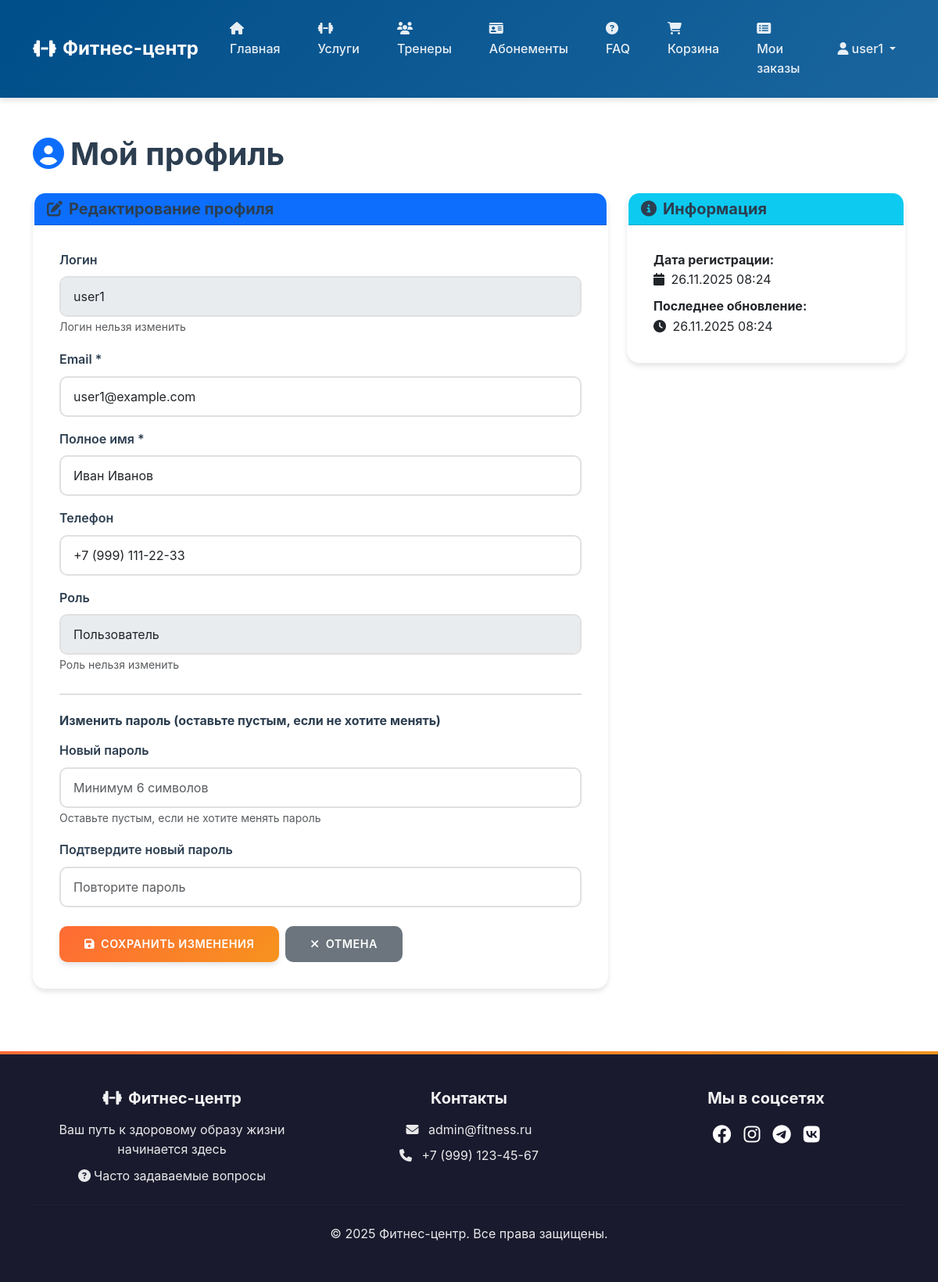
The app's page /profile.php (signed in) with its own data.
### tables this page shows
CREATE TABLE IF NOT EXISTS users (
    id INT AUTO_INCREMENT PRIMARY KEY,
    username VARCHAR(50) UNIQUE NOT NULL,
    email VARCHAR(100) UNIQUE NOT NULL,
    password VARCHAR(255) NOT NULL,
    full_name VARCHAR(100) NOT NULL,
    phone VARCHAR(20),
    role ENUM('user', 'admin') DEFAULT 'user',
    created_at TIMESTAMP DEFAULT CURRENT_TIMESTAMP,
    updated_at TIMESTAMP DEFAULT CURRENT_TIMESTAMP ON UPDATE CURRENT_TIMESTAMP,
    INDEX idx_username (username),
    INDEX idx_email (email)
);

### config/config.php (called while the page is built, shortened)
<?php
function isLoggedIn() {
    return isset($_SESSION['user_id']);
}
?>

### profile.php (the view, shortened to what this page needs)
<?php
require_once 'config/config.php';
include 'includes/header.php';
try {
    $pdo = getDBConnection();
    $stmt = $pdo->prepare("SELECT * FROM users WHERE id = ?");
    $stmt->execute([$_SESSION['user_id']]);
    $user = $stmt->fetch();
} catch (PDOException $e) {
    error_log("Profile error: " . $e->getMessage());
    $user = null;
}
?>
<h1 class="mb-4 fade-in-on-scroll">
    <i class="fas fa-user-circle text-primary me-2"></i>Мой профиль
</h1>
<?php if ($user): ?>
    <div class="row">
        <div class="col-md-8">
            <div class="card fade-in-on-scroll">
                <div class="card-header bg-primary text-white">
                    <h5 class="mb-0">
                        <i class="fas fa-edit me-2"></i>Редактирование профиля
                    </h5>
                </div>
                <div class="card-body">
                    <form method="POST" action="">
                        <div class="mb-3">
                            <label for="username" class="form-label">Логин</label>
                            <input type="text" class="form-control" id="username" value="<?php echo htmlspecialchars($user['username']); ?>" disabled>
                            <small class="text-muted">Логин нельзя изменить</small>
                        </div>
                        <div class="mb-3">
                            <label for="email" class="form-label">Email *</label>
                            <input type="email" class="form-control" id="email" name="email"
                                   value="<?php echo htmlspecialchars($user['email']); ?>" required>
                        </div>
                        <div class="mb-3">
                            <label for="full_name" class="form-label">Полное имя *</label>
                            <input type="text" class="form-control" id="full_name" name="full_name"
                                   value="<?php echo htmlspecialchars($user['full_name']); ?>" required>
                        </div>
                        <div class="mb-3">
                            <label for="phone" class="form-label">Телефон</label>
                            <input type="tel" class="form-control" id="phone" name="phone"
                                   value="<?php echo htmlspecialchars($user['phone'] ?? ''); ?>"
                                   placeholder="+7 (999) 123-45-67">
                        </div>
                        <div class="mb-3">
                            <label for="role" class="form-label">Роль</label>
                            <input type="text" class="form-control" id="role"
                                   value="<?php echo $user['role'] === 'admin' ? 'Администратор' : 'Пользователь'; ?>" disabled>
                            <small class="text-muted">Роль нельзя изменить</small>
                        </div>
                        <hr class="my-4">
                        <h6 class="mb-3">Изменить пароль (оставьте пустым, если не хотите менять)</h6>
                        <div class="mb-3">
                            <label for="password" class="form-label">Новый пароль</label>
                            <input type="password" class="form-control" id="password" name="password"
                                   placeholder="Минимум 6 символов">
                            <small class="text-muted">Оставьте пустым, если не хотите менять пароль</small>
                        </div>
                        <div class="mb-4">
                            <label for="password_confirm" class="form-label">Подтвердите новый пароль</label>
                            <input type="password" class="form-control" id="password_confirm" name="password_confirm"
                                   placeholder="Повторите пароль">
                        </div>
                        <div class="d-flex gap-2">
                            <button type="submit" class="btn btn-primary">
                                <i class="fas fa-save me-2"></i>Сохранить изменения
                            </button>
                            <a href="profile.php" class="btn btn-secondary">
                                <i class="fas fa-times me-2"></i>Отмена
                            </a>
                        </div>
                    </form>
                </div>
            </div>
        </div>
        <div class="col-md-4">
            <div class="card fade-in-on-scroll">
                <div class="card-header bg-info text-white">
                    <h5 class="mb-0">
                        <i class="fas fa-info-circle me-2"></i>Информация
                    </h5>
                </div>
                <div class="card-body">
                    <p class="mb-2">
                        <strong>Дата регистрации:</strong><br>
                        <i class="fas fa-calendar me-1"></i>
                        <?php echo date('d.m.Y H:i', strtotime($user['created_at'])); ?>
                    </p>
                    <p class="mb-0">
                        <strong>Последнее обновление:</strong><br>
                        <i class="fas fa-clock me-1"></i>
                        <?php echo date('d.m.Y H:i', strtotime($user['updated_at'])); ?>
                    </p>
                </div>
            </div>
        </div>
    </div>
<?php else: ?>
    <div class="alert alert-danger fade-in-on-scroll">
        <i class="fas fa-exclamation-circle me-2"></i>Ошибка загрузки профиля
    </div>
<?php endif; ?>
<?php include 'includes/footer.php'; ?>

### includes/header.php (shortened to what this page needs)
<!DOCTYPE html>
<html lang="ru" class="smooth-scroll">
<head>
    <link href="https://cdn.jsdelivr.net/npm/bootstrap@5.3.0/dist/css/bootstrap.min.css" rel="stylesheet">
    <link rel="stylesheet" href="https://cdnjs.cloudflare.com/ajax/libs/font-awesome/6.4.0/css/all.min.css">
    <link rel="stylesheet" href="assets/css/style.css">
</head>
<body>
    <nav class="navbar navbar-expand-lg navbar-dark">
        <div class="container">
            <a class="navbar-brand" href="index.php">
                <i class="fas fa-dumbbell"></i> Фитнес-центр
            </a>
            <div class="collapse navbar-collapse" id="navbarNav">
                <ul class="navbar-nav me-auto">
                    <li class="nav-item">
                        <a class="nav-link" href="index.php"><i class="fas fa-home me-1"></i>Главная</a>
                    </li>
                    <li class="nav-item">
                        <a class="nav-link" href="services.php"><i class="fas fa-dumbbell me-1"></i>Услуги</a>
                    </li>
                    <li class="nav-item">
                        <a class="nav-link" href="trainers.php"><i class="fas fa-users me-1"></i>Тренеры</a>
                    </li>
                    <li class="nav-item">
                        <a class="nav-link" href="subscriptions.php"><i class="fas fa-id-card me-1"></i>Абонементы</a>
                    </li>
                    <li class="nav-item">
                        <a class="nav-link" href="faq.php"><i class="fas fa-question-circle me-1"></i>FAQ</a>
                    </li>
                    <?php if (isLoggedIn()): ?>
                        <li class="nav-item">
                            <a class="nav-link" href="cart.php" data-cart-count>
                                <i class="fas fa-shopping-cart me-1"></i>Корзина
                            </a>
                        </li>
                        <li class="nav-item">
                            <a class="nav-link" href="orders.php"><i class="fas fa-list-alt me-1"></i>Мои заказы</a>
                        </li>
                    <?php endif; ?>
                </ul>
                <ul class="navbar-nav">
                    <?php if (isLoggedIn()): ?>
                        <?php
                        $current_username = $_SESSION['username'] ?? '';
                        try {
                            $pdo = getDBConnection();
                            $stmt = $pdo->prepare("SELECT username FROM users WHERE id = ?");
                            $stmt->execute([$_SESSION['user_id']]);
                            $user_data = $stmt->fetch();
                            if ($user_data) {
                                $current_username = $user_data['username'];
                            }
                        } catch (PDOException $e) {
                            error_log("User data fetch error: " . $e->getMessage());
                        }
                        ?>
                        <li class="nav-item dropdown">
                            <a class="nav-link dropdown-toggle" href="#" id="navbarDropdown" role="button" data-bs-toggle="dropdown" aria-expanded="false">
                                <i class="fas fa-user me-1"></i><?php echo htmlspecialchars($current_username); ?>
                            </a>
                        </li>
                    <?php endif; ?>
                </ul>
            </div>
        </div>
    </nav>
    <main class="container my-5 flex-grow-1">

### assets/css/style.css (style rules this page uses)
:root { --primary-color: #FF6B35; --primary-dark: #E85A2B; --primary-light: #FF8C5A; --secondary-color: #004E89; --secondary-dark: #003A66; --accent-color: #1A659E; --success-color: #06A77D; --danger-color: #DC3545; --warning-color: #FFC107; --dark-color: #1A1A2E; --light-color: #F8F9FA; --text-dark: #2C3E50; --text-light: #6C757D; --gradient-primary: linear-gradient(135deg, #FF6B35 0%, #F7931E 100%); --gradient-secondary: linear-gradient(135deg, #004E89 0%, #1A659E 100%); --shadow-sm: 0 2px 4px rgba(0,0,0,0.1); --shadow-md: 0 4px 6px rgba(0,0,0,0.1); --shadow-lg: 0 10px 25px rgba(0,0,0,0.15); --shadow-xl: 0 15px 35px rgba(0,0,0,0.2); --transition-fast: 0.2s ease; --transition-base: 0.3s ease; --transition-slow: 0.5s ease; }
* { margin: 0; padding: 0; box-sizing: border-box; }
html, body { height: 100%; }
body { font-family: -apple-system, BlinkMacSystemFont, 'Segoe UI', Roboto, 'Helvetica Neue', Arial, sans-serif; font-size: 16px; line-height: 1.6; color: var(--text-dark); background-color: #FFFFFF; overflow-x: hidden; -webkit-font-smoothing: antialiased; -moz-osx-font-smoothing: grayscale; display: flex; flex-direction: column; min-height: 100vh; }
.navbar { background: var(--gradient-secondary) !important; box-shadow: var(--shadow-md); padding: 1rem 0; transition: all var(--transition-base); position: sticky; top: 0; z-index: 1000; }
.navbar-brand { font-weight: 700; font-size: 1.5rem; color: #FFFFFF !important; text-decoration: none; transition: opacity var(--transition-base), filter var(--transition-base); display: inline-flex; align-items: center; gap: 0.5rem; }
.navbar-nav .nav-link { color: rgba(255, 255, 255, 0.9) !important; font-weight: 500; margin: 0 0.5rem; padding: 0.5rem 1rem !important; border-radius: 8px; transition: all var(--transition-base); position: relative; overflow: hidden; }
.navbar-nav .nav-link::before { content: ''; position: absolute; bottom: 0; left: 50%; margin-left: -40%; width: 80%; height: 2px; background: var(--primary-color); transition: opacity var(--transition-base), width var(--transition-base); opacity: 0; width: 0; }
.card { border: none; border-radius: 16px; box-shadow: var(--shadow-md); transition: box-shadow var(--transition-fast), border-color var(--transition-fast); overflow: hidden; background: #FFFFFF; margin-bottom: 2rem; border: 2px solid transparent; }
.card::before { content: ''; position: absolute; top: 0; left: 0; width: 100%; height: 4px; background: var(--gradient-primary); transition: opacity var(--transition-base), width var(--transition-base); opacity: 0; width: 0; }
.card-body { padding: 2rem; }
.btn { border-radius: 10px; padding: 0.75rem 2rem; font-weight: 600; transition: all var(--transition-base); border: none; position: relative; overflow: hidden; text-transform: uppercase; letter-spacing: 0.5px; font-size: 0.9rem; z-index: 1; }
.btn > * { position: relative; z-index: 2; }
.btn::before { content: ''; position: absolute; top: 50%; left: 50%; margin-top: -150px; margin-left: -150px; width: 0; height: 0; border-radius: 50%; background: rgba(255, 255, 255, 0.2); transition: width 0.6s ease, height 0.6s ease; z-index: 0; }
.btn-primary { background: var(--gradient-primary); color: #FFFFFF; box-shadow: var(--shadow-md); }
.btn-secondary { background: var(--text-light); color: #FFFFFF; }
.form-control, .form-select { border-radius: 10px; border: 2px solid #E0E0E0; padding: 0.75rem 1rem; transition: all var(--transition-base); font-size: 1rem; }
.form-label { font-weight: 600; color: var(--text-dark); margin-bottom: 0.5rem; }
main { flex: 1 0 auto; }
.smooth-scroll { scroll-behavior: smooth; }
.fade-in-on-scroll { opacity: 1; transform: translateY(0); transition: opacity 0.4s ease-out, transform 0.4s ease-out; will-change: transform, opacity; }
.fade-in-on-scroll.animate-on-load { opacity: 0; transform: translateY(20px); }
.fade-in-on-scroll.visible { opacity: 1; transform: translateY(0); }
.container { will-change: contents; }
h1, h2, h3, h4, h5, h6 { color: var(--text-dark); font-weight: 700; margin-bottom: 1rem; }
h1 { font-size: 2.5rem; }

### includes/header.php (style rules this page uses)
body { visibility: hidden; }
body.loaded { visibility: visible; }

### records on screen
users: username "user1", email "user1@example.com", full_name "Иван Иванов", phone "+7 (999) 111-22-33", role "Пользователь", created_at "26.11.2025 08:24", updated_at "26.11.2025 08:24"

### other values on screen
ADMIN_EMAIL "admin@fitness.ru"
